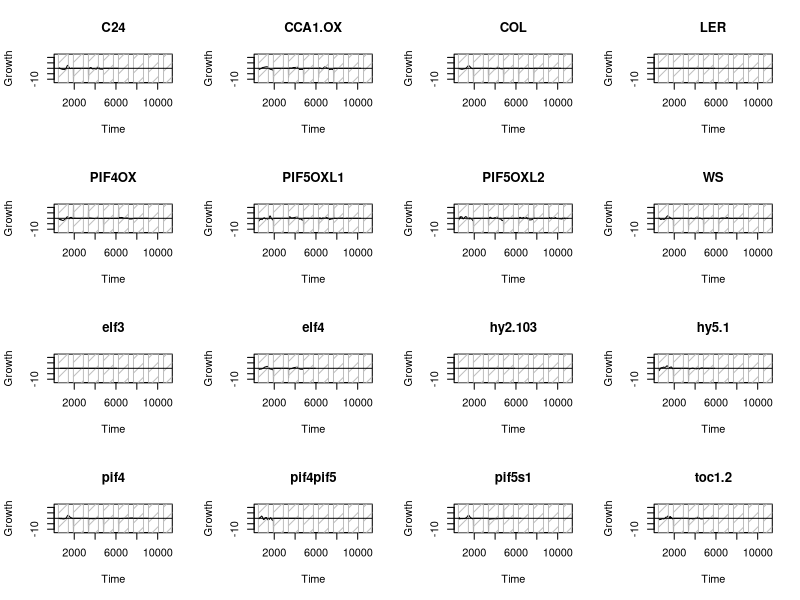
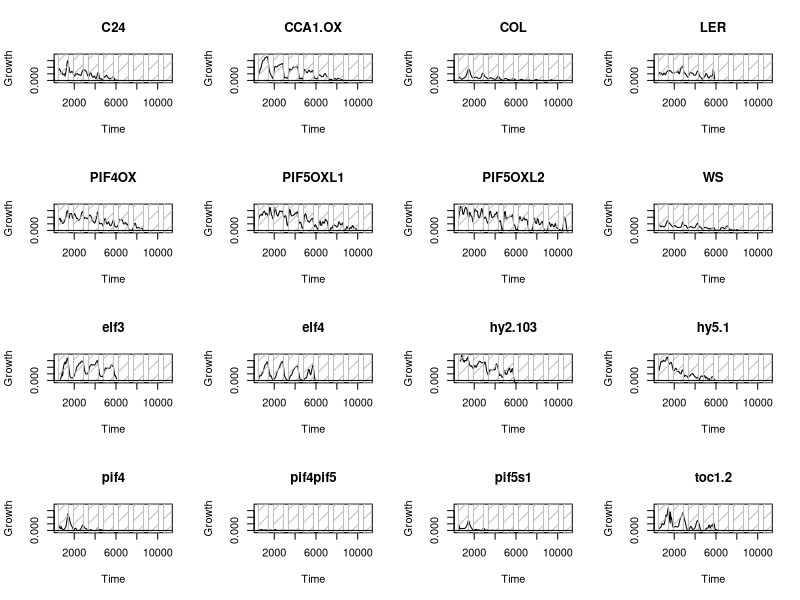

Write the R code that produced these figures, in order.
data <- read.csv("spar55t10.csv",row.names=1)

head(data)

time <- as.numeric(rownames(data))

plot.TL <- function(TL) {
	par(mfrow=c(4,4))

	for (i in 1:ncol(TL)) {
		plot(as.numeric(rownames(TL)),TL[,i],xlab = "Time", ylab = "Growth", type="l",main=colnames(TL)[i],
		ylim=range(TL,na.rm=T))
		lim <- par()$usr # get coordinate limits for the current graph
		dusk <- seq(480,lim[2],by=1440)
		rect(xleft=dusk,ybottom=lim[3],xright=dusk+960,ytop=lim[4],density=10,col="gray")
		abline(h=0)
			}#for i
		par(mfrow=c(1,1))
}#plot.TL

get.resid <- function(x,time) {
	residuals(lm(x~time,na.action=na.exclude))
	}

remove.SD <- function(data) {
	for(i in 1:ncol(data)) {
		x <- 1
		while(x < nrow(data) && !(is.na(data[x,i])))
		{
			x <- x + 144
		}
		x <- x - 144
		y <- 1
		while(y < x)
		{
			a <- y + 144
			subset <- data[y:a,i]
			stddev <- sd(subset, na.rm=T)
			for(k in y:a) {
				
				data[k,i] <- (data[k,i]/stddev)
			}
			y <- y + 144
		}
	} 
	return(data)
}
newdata <- apply(data,2,get.resid,time)

newdata <- remove.SD(newdata)

print(summary(newdata))


plot.TL(newdata)

plot.TL(data)